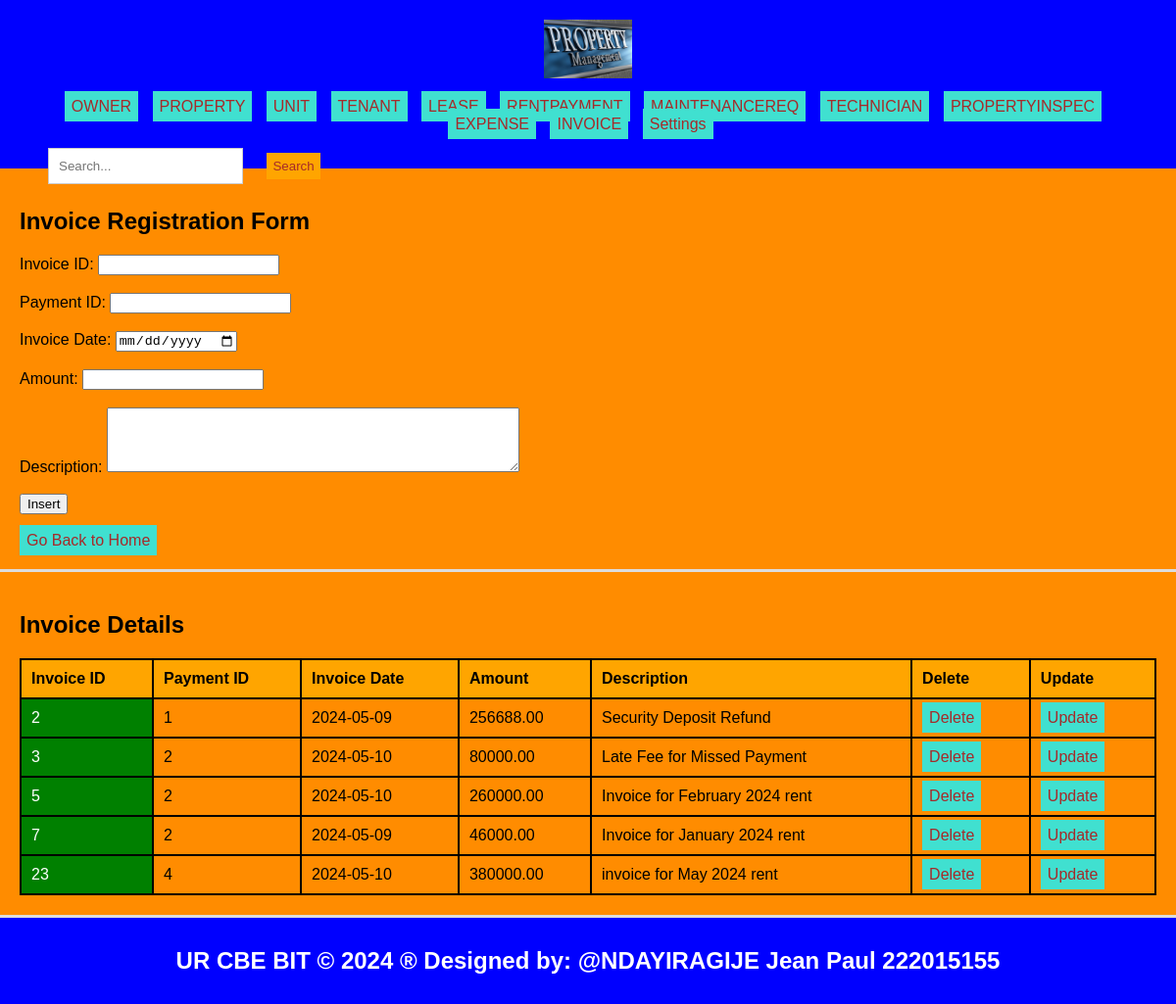
The app's page /invoice.php with its own data.
### tables this page shows
CREATE TABLE `invoices` (
  `invoice_id` int(11) NOT NULL,
  `payment_id` int(11) DEFAULT NULL,
  `invoice_date` date DEFAULT NULL,
  `amount` decimal(10,2) DEFAULT NULL,
  `description` text DEFAULT NULL
);

### invoice.php (the view, shortened to what this page needs)
<!DOCTYPE html>
<html lang="en">
<head>
  <link rel="stylesheet" type="text/css" href="style.css">
</head>
<body style="background-color:darkorange;">
  <header>
    <div>
      <img src="./Images/a.jpg" width="90" height="60" alt="Logo">
    </div>
    <ul class="navbar">
      <ul class="navbar">
    <li style="display: inline; margin-right: 5px;"><a href="./owner.php">OWNER</a></li>
    <li style="display: inline; margin-right: 5px;"><a href="./property.php">PROPERTY</a></li>
    <li style="display: inline; margin-right: 5px;"><a href="./unit.php">UNIT</a></li>
      <li style="display: inline; margin-right: 5px;"><a href="./tenant.php">TENANT</a></li>
        <li style="display: inline; margin-right: 5px;"><a href="./lease.php">LEASE</a></li>
     <li style="display: inline; margin-right: 5px;"><a href="./rentpayment.php">RENTPAYMENT</a></li>
      <li style="display: inline; margin-right: 5px;"><a href="./MaintenanceReq.php">MAINTENANCEREQ</a></li>
      <li style="display: inline; margin-right: 5px;"><a href="./technician.php">TECHNICIAN</a>
      </li>
      <li style="display: inline; margin-right: 5px;"><a href="./propertyinspec.php">PROPERTYINSPEC</a></li>
      <li style="display: inline; margin-right: 5px;"><a href="./Expense.php">EXPENSE</a></li>
        <li style="display: inline; margin-right: 5px;"><a href="./invoice.php">INVOICE</a>
        <li class="dropdown">
        <a href="#">Settings</a>
      </li>
    </ul>
    <div class="search-form" style="text-align: right; padding: 10px;">
      <form role="search" action="search.php">
        <input class="form-control" type="search" placeholder="Search..." aria-label="Search" name="query">
        <button class="btn" type="submit">Search</button>
      </form>
    </div>
  </header>
  <section>
    <h1>Invoice Registration Form</h1>
    <form method="post" onsubmit="return confirmInsert();">
        <label for="invoice_id">Invoice ID:</label>
        <input type="number" id="invoice_id" name="invoice_id" required><br><br>
        <label for="payment_id">Payment ID:</label>
        <input type="number" id="payment_id" name="payment_id" required><br><br>
        <label for="invoice_date">Invoice Date:</label>
        <input type="date" id="invoice_date" name="invoice_date" required><br><br>
        <label for="amount">Amount:</label>
        <input type="number" id="amount" name="amount" step="0.01" required><br><br>
        <label for="description">Description:</label>
        <textarea id="description" name="description" rows="4" cols="50"></textarea><br><br>
        <input type="submit" name="add" value="Insert"><br><br>
        <a href="./home.html">Go Back to Home</a>
    </form>
</section>
<?php
include('database_connection.php');
?>
<section>
    <h2>Invoice Details</h2>
    <table>
      <tr>
        <th>Invoice ID</th>
        <th>Payment ID</th>
        <th>Invoice Date</th>
        <th>Amount</th>
        <th>Description</th>
        <th>Delete</th>
        <th>Update</th>
      </tr>
      <?php
      $sql = "SELECT * FROM invoices";
      $result = $connection->query($sql);
      if ($result->num_rows > 0) {
          while ($row = $result->fetch_assoc()) {
              echo "<tr>
                    <td>{$row['invoice_id']}</td>
                    <td>{$row['payment_id']}</td>
                    <td>{$row['invoice_date']}</td>
                    <td>{$row['amount']}</td>
                    <td>{$row['description']}</td>
                    <td><a href='delete_invoice.php?invoice_id={$row['invoice_id']}'>Delete</a></td>
                    <td><a href='update_invoice.php?invoice_id={$row['invoice_id']}'>Update</a></td>
                   </tr>";
          }
      } else {
          echo "<tr><td colspan='8'>No data found</td></tr>";
      }
      ?>
    </table>
  </section>
  <footer>
    <h2>UR CBE BIT &copy; 2024 &reg; Designed by: @NDAYIRAGIJE Jean Paul 222015155</h2>
  </footer>
</body>
</html>

### style.css (style rules this page uses)
body { font-family: Arial, sans-serif; margin: 0; padding: 0; }
.search-form { float: left; padding: 20px; }
.form-control { padding: 18px; margin-left: 19px; border: 1px solid #ccc; }
.btn { padding: 6px; background-color: orange; color: brown; border: none; }
.dropdown { position: relative; display: inline; margin-right: 10px; }
body { font-family: Arial,sans-serif; margin:0; padding:0; }
header { background-color:blue; padding: 20px; }
.dropdown { position: right; display:right; direction:rtl; }
section { padding:28px; border-bottom: 1px solid #ddd; }
footer { text-align: center; padding: 15px; background-color:blue; }

### invoice.php (style rules this page uses)
a { padding: 7px; color: white; background-color: turquoise; text-decoration: none; margin-right: 5px; }
a:link { color: brown; }
button.btn { margin-left: 20px; margin-top: 10px; }
input.form-control { padding: 10px; }
table { width: 100%; border-collapse: collapse; }
th, td { border: 2px solid black; padding: 10px; text-align: left; }
th { background-color: orange; }
td:first-child { background-color:green; color: white; }
section { padding: 20px; border-bottom: 3px solid #ddd; }
header { text-align: center; padding: 20px; background-color: blue; color: white; }
footer { text-align: center; padding: 10px; background-color: blue; color: white; }
.navbar { list-style-type: none; padding: 0; text-align: center; }
.navbar li { display: inline-block; margin-right: 10px; }
.dropdown { position: relative; display: inline-block; }

### records on screen
invoices: invoice_id "2", payment "1", invoice_date "2024-05-09", amount "256688.00", description "Security Deposit Refund"
invoices: invoice_id "3", payment "2", invoice_date "2024-05-10", amount "80000.00", description "Late Fee for Missed Payment"
invoices: invoice_id "5", payment "2", invoice_date "2024-05-10", amount "260000.00", description "Invoice for February 2024 rent"
invoices: invoice_id "7", payment "2", invoice_date "2024-05-09", amount "46000.00", description "Invoice for January 2024 rent"
invoices: invoice_id "23", payment "4", invoice_date "2024-05-10", amount "380000.00", description "invoice for May 2024 rent"
